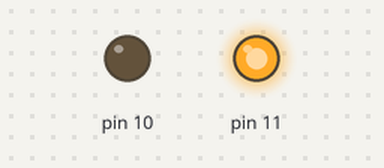
This sketch was run on a simulated Arduino Uno, built with avr-gcc and run on an emulated ATmega328P. Shown: output pins drawn as LEDs (lit = HIGH).

Above: at 0.1 s.
Timing chart, 0 to 1.6 s (numbered marks = the images above):
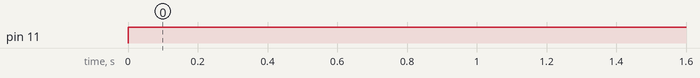

Measured:
- by itself, pin 11: LOW → HIGH at 0.00 s

The sketch:

water_pump.ino
```cpp
void setup() {
  // put your setup code here, to run once:
  pinMode(11, OUTPUT);
  pinMode(10, OUTPUT);
}

void loop() {
  // put your main code here, to run repeatedly:
  digitalWrite(11, HIGH);
  digitalWrite(10,LOW);
}
```
